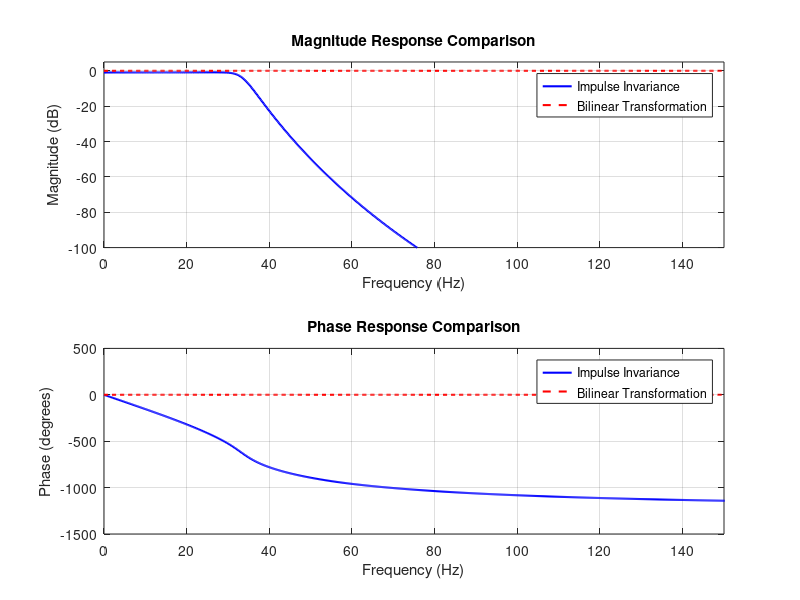

MATLAB code for this plot:

clear;
clc;
close all;

% EXPERIMENT 3: IMPULSE INVARIANCE VS BILINEAR TRANSFORMATION

% INPUT PARAMETERS
Fs = 1000;          % Sampling frequency in Hz
T = 1/Fs;           % Sampling period

Omega_p = 200;      % Passband edge in rad/s
Omega_s = 300;      % Stopband edge in rad/s
Ap = 1;             % Passband attenuation in dB
As = 40;            % Stopband attenuation in dB

% Convert analog angular frequencies to Hz
Fp = Omega_p/(2*pi);
Fstop = Omega_s/(2*pi);

fprintf('EXPERIMENT 3: FILTER DESIGN COMPARISON\n\n');
fprintf('Sampling Frequency = %.2f Hz\n', Fs);
fprintf('Passband Edge = %.2f rad/s\n', Omega_p);
fprintf('Stopband Edge = %.2f rad/s\n', Omega_s);
fprintf('Passband Attenuation = %.2f dB\n', Ap);
fprintf('Stopband Attenuation = %.2f dB\n\n', As);

% ------------------------------------------------
% 1. IMPULSE INVARIANCE METHOD
% ------------------------------------------------

[N1, Wn1] = buttord(Omega_p, Omega_s, Ap, As, 's');
[b_a1, a_a1] = butter(N1, Wn1, 's');

[b_imp, a_imp] = impinvar(b_a1, a_a1, Fs);

fprintf('IMPULSE INVARIANCE METHOD\n');
fprintf('Filter Order = %d\n', N1);
fprintf('Analog Cutoff = %.4f rad/s\n', Wn1);
fprintf('Numerator Coefficients:\n');
disp(b_imp);
fprintf('Denominator Coefficients:\n');
disp(a_imp);

% ------------------------------------------------
% 2. BILINEAR TRANSFORMATION WITH PREWARPING
% ------------------------------------------------

Omega_pw = 2*Fs*tan(pi*Fp/Fs);
Omega_sw = 2*Fs*tan(pi*Fstop/Fs);

[N2, Wn2] = buttord(Omega_pw, Omega_sw, Ap, As, 's');
[b_a2, a_a2] = butter(N2, Wn2, 's');

[b_blt, a_blt] = bilinear(b_a2, a_a2, Fs);

fprintf('\nBILINEAR TRANSFORMATION METHOD\n');
fprintf('Filter Order = %d\n', N2);
fprintf('Prewarped Passband Edge = %.4f rad/s\n', Omega_pw);
fprintf('Prewarped Stopband Edge = %.4f rad/s\n', Omega_sw);
fprintf('Analog Cutoff = %.4f rad/s\n', Wn2);
fprintf('Numerator Coefficients:\n');
disp(b_blt);
fprintf('Denominator Coefficients:\n');
disp(a_blt);

% ------------------------------------------------
% 3. FREQUENCY RESPONSE
% ------------------------------------------------

[H_imp, f] = freqz(b_imp, a_imp, 2048, Fs);
[H_blt, ~] = freqz(b_blt, a_blt, 2048, Fs);

% Magnitude response in dB
figure('Name', 'Filter Comparison');

subplot(2,1,1);
plot(f, 20*log10(abs(H_imp) + eps), 'b', 'LineWidth', 1.5);
hold on;
plot(f, 20*log10(abs(H_blt) + eps), 'r--', 'LineWidth', 1.5);
grid on;
xlabel('Frequency (Hz)');
ylabel('Magnitude (dB)');
title('Magnitude Response Comparison');
legend('Impulse Invariance', 'Bilinear Transformation');
xlim([0 150]);
ylim([-100 5]);

% Phase response
subplot(2,1,2);
plot(f, unwrap(angle(H_imp))*180/pi, 'b', 'LineWidth', 1.5);
hold on;
plot(f, unwrap(angle(H_blt))*180/pi, 'r--', 'LineWidth', 1.5);
grid on;
xlabel('Frequency (Hz)');
ylabel('Phase (degrees)');
title('Phase Response Comparison');
legend('Impulse Invariance', 'Bilinear Transformation');
xlim([0 150]);

fprintf('\nFilter comparison plot generated successfully.\n');
